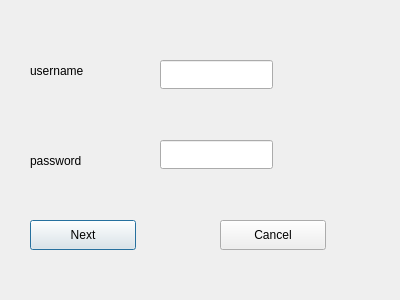
<?xml version="1.0" encoding="UTF-8"?>
<ui version="4.0">
 <class>username_password</class>
 <widget class="QDialog" name="username_password">
  <property name="geometry">
   <rect>
    <x>0</x>
    <y>0</y>
    <width>400</width>
    <height>300</height>
   </rect>
  </property>
  <property name="windowTitle">
   <string>Dialog</string>
  </property>
  <widget class="QLabel" name="label">
   <property name="geometry">
    <rect>
     <x>30</x>
     <y>60</y>
     <width>80</width>
     <height>21</height>
    </rect>
   </property>
   <property name="text">
    <string>username</string>
   </property>
  </widget>
  <widget class="QLabel" name="label_2">
   <property name="geometry">
    <rect>
     <x>30</x>
     <y>150</y>
     <width>80</width>
     <height>21</height>
    </rect>
   </property>
   <property name="text">
    <string>password</string>
   </property>
  </widget>
  <widget class="QLineEdit" name="lineEdit">
   <property name="geometry">
    <rect>
     <x>160</x>
     <y>60</y>
     <width>113</width>
     <height>29</height>
    </rect>
   </property>
  </widget>
  <widget class="QLineEdit" name="lineEdit_2">
   <property name="geometry">
    <rect>
     <x>160</x>
     <y>140</y>
     <width>113</width>
     <height>29</height>
    </rect>
   </property>
  </widget>
  <widget class="QPushButton" name="pushButton">
   <property name="geometry">
    <rect>
     <x>30</x>
     <y>220</y>
     <width>106</width>
     <height>30</height>
    </rect>
   </property>
   <property name="text">
    <string>Next</string>
   </property>
  </widget>
  <widget class="QPushButton" name="pushButton_2">
   <property name="geometry">
    <rect>
     <x>220</x>
     <y>220</y>
     <width>106</width>
     <height>30</height>
    </rect>
   </property>
   <property name="text">
    <string>Cancel</string>
   </property>
  </widget>
 </widget>
 <resources/>
 <connections/>
</ui>
